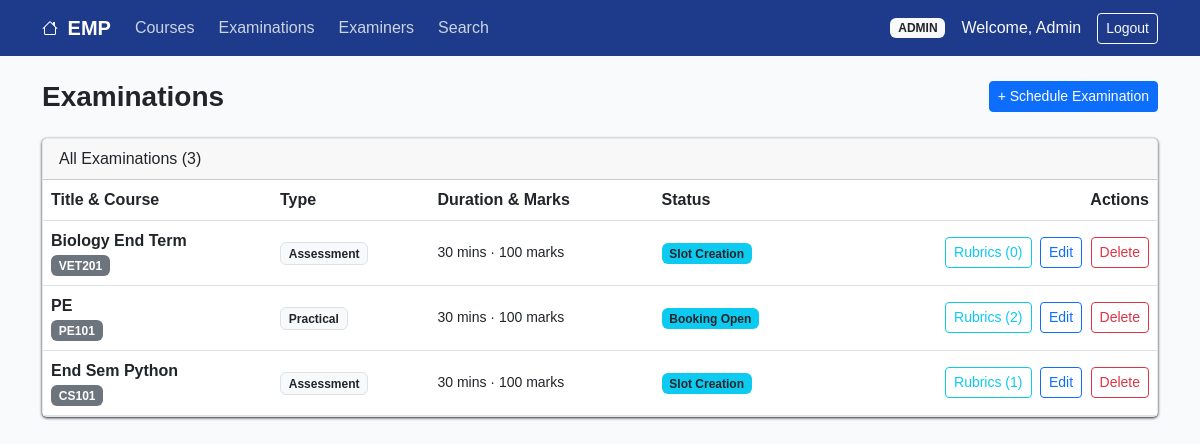
Screenshot of /admin/examinations (signed in) with the database file from the repository.
### models.py (models this page shows, shortened)
class User(UserMixin, db.Model):
    __tablename__ = 'users'
    id = db.Column(db.Integer, primary_key=True)
    username = db.Column(db.String(80), unique=True, nullable=False)
    email = db.Column(db.String(120), unique=True, nullable=False)
    password_hash = db.Column(db.String(255), nullable=False)
    full_name = db.Column(db.String(120), nullable=False)
    role = db.Column(db.String(20), nullable=False) #admin, examiner, student
    is_approved = db.Column(db.Boolean, default=False)
    is_active_user = db.Column(db.Boolean, default=True)
    created_at = db.Column(db.DateTime, default=datetime.utcnow)
    examiner_profile = db.relationship('ExaminerProfile', backref='user', uselist=False, cascade='all, delete-orphan')

class Examination(db.Model):
    __tablename__ = 'examinations'
    id = db.Column(db.Integer, primary_key=True)
    course_id = db.Column(db.Integer, db.ForeignKey('courses.id'), nullable=False)
    name = db.Column(db.String(150), nullable=False)
    exam_type = db.Column(db.String(50), nullable=False) #viva, practical, project demo
    duration = db.Column(db.Integer, nullable=False) #in minutes
    max_marks = db.Column(db.Integer, nullable=False)
    slot_creation_start = db.Column(db.Date, nullable=False)
    slot_creation_end = db.Column(db.Date, nullable=False)
    slot_booking_start = db.Column(db.Date, nullable=False)
    slot_booking_end = db.Column(db.Date, nullable=False)
    status = db.Column(db.String(30), default='Draft') #Draft, Slot Creation, Booking Open, Closes, Completed
    assigned_examiner_id = db.Column(db.Integer, db.ForeignKey('users.id'), nullable=True)
    rubrics = db.relationship('ExaminationRubric', backref='examination', cascade='all, delete-orphan', lazy=True)
    slots = db.relationship('ExaminationSlot', backref='examination', cascade='all, delete-orphan', lazy=True)

class Course(db.Model):
    __tablename__ = 'courses'
    id = db.Column(db.Integer, primary_key=True)
    code = db.Column(db.String(20), unique=True, nullable=False)
    name = db.Column(db.String(150), nullable=False)
    description = db.Column(db.Text)
    status = db.Column(db.String(20), default='Active')
    created_at = db.Column(db.DateTime, default=datetime.utcnow)
    examinations = db.relationship('Examination', backref='course', cascade='all, delete-orphan', lazy=True)

### routes.py (the view)
@main_bp.route('/admin/examinations')
@role_required('admin')
def admin_examinations():
    search = request.args.get('search', '').strip()
    query = Examination.query
    if search:
        query = query.filter(Examination.name.ilike(f'%{search}%'))
    exams = query.order_by(Examination.id.desc()).all()
    courses = Course.query.filter_by(status='Active').all()
    examiners = User.query.filter_by(role='examiner', is_approved=True, is_active_user=True).all()
    return render_template('admin/examinations.html', exams=exams, courses=courses, examiners=examiners, search=search)

### app.py (called while the page is built)
def create_app():
    app = Flask(__name__)
    app.config['SECRET_KEY'] = 'emp-project-secret-key'
    base_dir = os.path.abspath(os.path.dirname(__file__))
    os.makedirs(os.path.join(base_dir, 'instance'), exist_ok=True)
    app.config['SQLALCHEMY_DATABASE_URI'] = 'sqlite:///' + os.path.join(base_dir, 'instance', 'emp.db')
    app.config['SQLALCHEMY_TRACK_MODIFICATIONS'] = False
    db.init_app(app)
    login_manager = LoginManager()
    login_manager.login_view = 'main.login'
    login_manager.login_message = 'Please log in to access this page.'
    login_manager.login_message_category = 'warning'
    login_manager.init_app(app)
    @login_manager.user_loader
    def load_user(user_id):
        return User.query.get(int(user_id))
    from routes import main_bp
    app.register_blueprint(main_bp)
    return app

### routes.py (called while the page is built)
def role_required(*roles):
    def decorator(f):
        @wraps(f)
        def decorated_function(*args, **kwargs):
            if not current_user.is_authenticated:
                flash("Please log in first", "warning")
                return redirect(url_for('main.login'))
            if current_user.role not in roles:
                flash("Access Denied: You do not have permission to access this page.", "danger")
                return redirect(url_for('main.index'))
            if current_user.role == 'examiner' and not current_user.is_approved:
                flash("Your account is pending admin approval.", "warning")
                return redirect(url_for('main.pending_approval'))
            return f(*args, **kwargs)
        return decorated_function
    return decorator

### templates/admin/examinations.html (shortened to what this page needs)
{% extends 'base.html' %}
{% block content %}
<div class="d-flex justify-content-between align-items-center mb-4">
    <h3 class="fw-bold mb-0">Examinations</h3>
    <button class="btn btn-primary btn-sm" data-bs-toggle="collapse" data-bs-target="#addExamForm">+ Schedule Examination</button>
</div>
<div class="card">
    <div class="card-header">All Examinations ({{ exams|length }})</div>
    <table class="table mb-0 align-middle">
        <thead>
            <tr><th>Title & Course</th><th>Type</th><th>Duration & Marks</th><th>Status</th><th class="text-end">Actions</th></tr>
        </thead>
        <tbody>
            {% for e in exams %}
            <tr>
                <td>
                    <div class="fw-semibold">{{ e.name }}</div>
                    <span class="badge bg-secondary">{{ e.course.code }}</span>
                </td>
                <td><span class="badge bg-light text-dark border">{{ e.exam_type }}</span></td>
                <td class="small">{{ e.duration }} mins &middot; {{ e.max_marks }} marks</td>
                <td><span class="badge bg-info text-dark">{{ e.status }}</span></td>
                <td class="text-end">
                    <a href="{{ url_for('main.admin_rubrics', exam_id=e.id) }}" class="btn btn-outline-info btn-sm me-1">Rubrics ({{ e.rubrics|length }})</a>
                    <a href="{{ url_for('main.admin_edit_examination', exam_id=e.id) }}" class="btn btn-outline-primary btn-sm me-1">Edit</a>
                    <form action="{{ url_for('main.admin_delete_examination', exam_id=e.id) }}" method="POST" class="d-inline" onsubmit="return confirm('Delete this exam?');">
                        <button type="submit" class="btn btn-outline-danger btn-sm">Delete</button>
                    </form>
                </td>
            </tr>
            {% endfor %}
        </tbody>
    </table>
</div>
{% endblock %}

### templates/base.html (shortened to what this page needs)
<!DOCTYPE html>
<html lang="en">
<head>
    <link href="https://cdn.jsdelivr.net/npm/bootstrap@5.3.0/dist/css/bootstrap.min.css" rel="stylesheet">
</head>
<body>
    <nav class="navbar navbar-expand-lg navbar-dark navbar-custom">
        <div class="container">
            <a class="navbar-brand fw-bold" href="{% if current_user.is_authenticated %}{% if current_user.role == 'admin' %}{{ url_for('main.admin_dashboard') }}{% elif current_user.role == 'examiner' %}{{ url_for('main.examiner_dashboard') }}{% else %}{{ url_for('main.student_dashboard') }}{% endif %}{% else %}{{ url_for('main.index') }}{% endif %}">   EMP</a>
            <div class="collapse navbar-collapse" id="navbarNav">
                <ul class="navbar-nav me-auto mb-2 mb-lg-0 gap-2">
                    {% if current_user.is_authenticated and current_user.role == 'admin' %}
                    <li class="nav-item">
                        <a class="nav-link" href="{{ url_for('main.admin_courses') }}">Courses</a>
                    </li>
                    <li class="nav-item">
                        <a class="nav-link" href="{{ url_for('main.admin_examinations') }}">Examinations</a>
                    </li>
                    <li class="nav-item">
                        <a class="nav-link" href="{{ url_for('main.admin_examiners') }}">Examiners</a>
                    </li>
                    <li class="nav-item">
                        <a class="nav-link" href="{{ url_for('main.admin_search') }}">Search</a>
                    </li>
                    {% endif %}
                </ul>
            </div>
            <div class="ms-auto d-flex align-items-center">
                {% if current_user.is_authenticated %}
                    <span class="badge bg-light text-dark text-uppercase me-3">{{ current_user.role }}</span>
                    <span class="text-light me-3">Welcome, {{ current_user.full_name }}</span>
                    <a href="{{ url_for('main.logout') }}" class="btn btn-outline-light btn-sm">Logout</a>
                {% else %}
                    <a href="{{ url_for('main.login') }}" class="btn btn-outline-light btn-sm me-2">Login</a>
                    <a href="{{ url_for('main.register') }}" class="btn btn-light btn-sm text-primary fw-bold">Register</a>
                {% endif %}
            </div>
        </div>
    </nav>
    <main class="container my-4">
        {% block content %}{% endblock %}
    </main>
</body>
</html>

### templates/base.html (style rules this page uses)
body { background-color: #f8fafc; font-family: Arial, sans-serif; }
.navbar-custom { background-color: #1e3a8a; }
.navbar-brand { font-weight: bold; color: white !important; }
.nav-link { color: #cbd5e1 !important; }
.card { border: 1px solid #e2e8f0; border-radius: 5px; box-shadow: 0 1px 3px }

### rows the page displays
User: role "ADMIN", full_name "Admin"
Examination: name "Biology End Term", course.code "VET201", exam_type "Assessment", duration "30", max_marks "100", status "Slot Creation", rubrics|length "0"
Examination: name "PE", course.code "PE101", exam_type "Practical", duration "30", max_marks "100", status "Booking Open", rubrics|length "2"
Examination: name "End Sem Python", course.code "CS101", exam_type "Assessment", duration "30", max_marks "100", status "Slot Creation", rubrics|length "1"

### other values shown
{{ exams|length }} "3"
